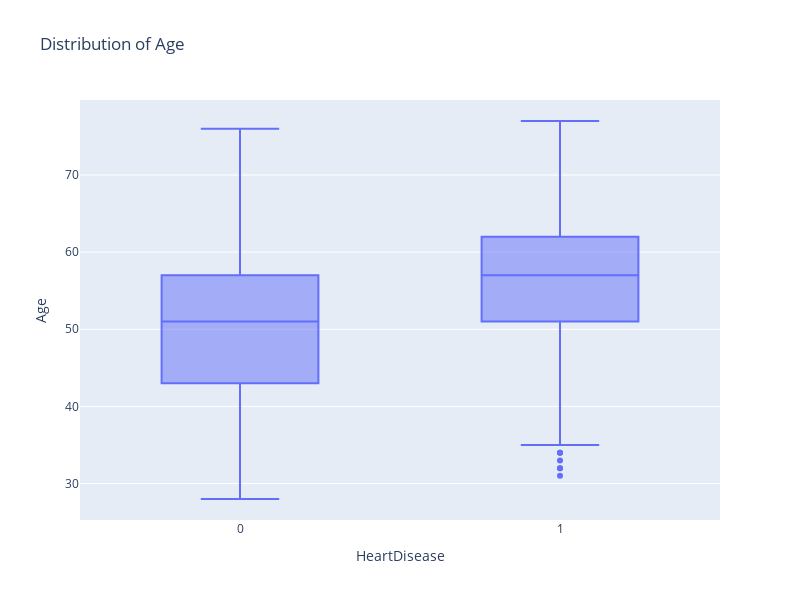

The code cell stored with this chart in its notebook:
### Code cell
fig = px.box(df, y="Age", x="HeartDisease",
             title="Distribution of Age",
             width=800, height=600)
fig.show()

### Figure 1 — Plotly figure (JSON) as saved in the notebook; plotly's stock layout.template omitted (floating-point values rounded to 4 significant figures; data arrays with more than 128 entries replaced by an {"elided": "..."} marker saying what was removed)
{"data": [{"alignmentgroup": "True", "hovertemplate": "HeartDisease=%{x}<br>Age=%{y}<extra></extra>", "legendgroup": "", "marker": {"color": "#636efa"}, "name": "", "notched": false, "offsetgroup": "", "orientation": "v", "showlegend": false, "type": "box", "x": {"elided": "918 int values"}, "x0": " ", "xaxis": "x", "y": {"elided": "918 int values"}, "y0": " ", "yaxis": "y"}], "layout": {"boxmode": "group", "height": 600, "legend": {"tracegroupgap": 0}, "title": {"text": "Distribution of Age"}, "width": 800, "xaxis": {"anchor": "y", "domain": [0, 1], "title": {"text": "HeartDisease"}}, "yaxis": {"anchor": "x", "domain": [0, 1], "title": {"text": "Age"}}}}
